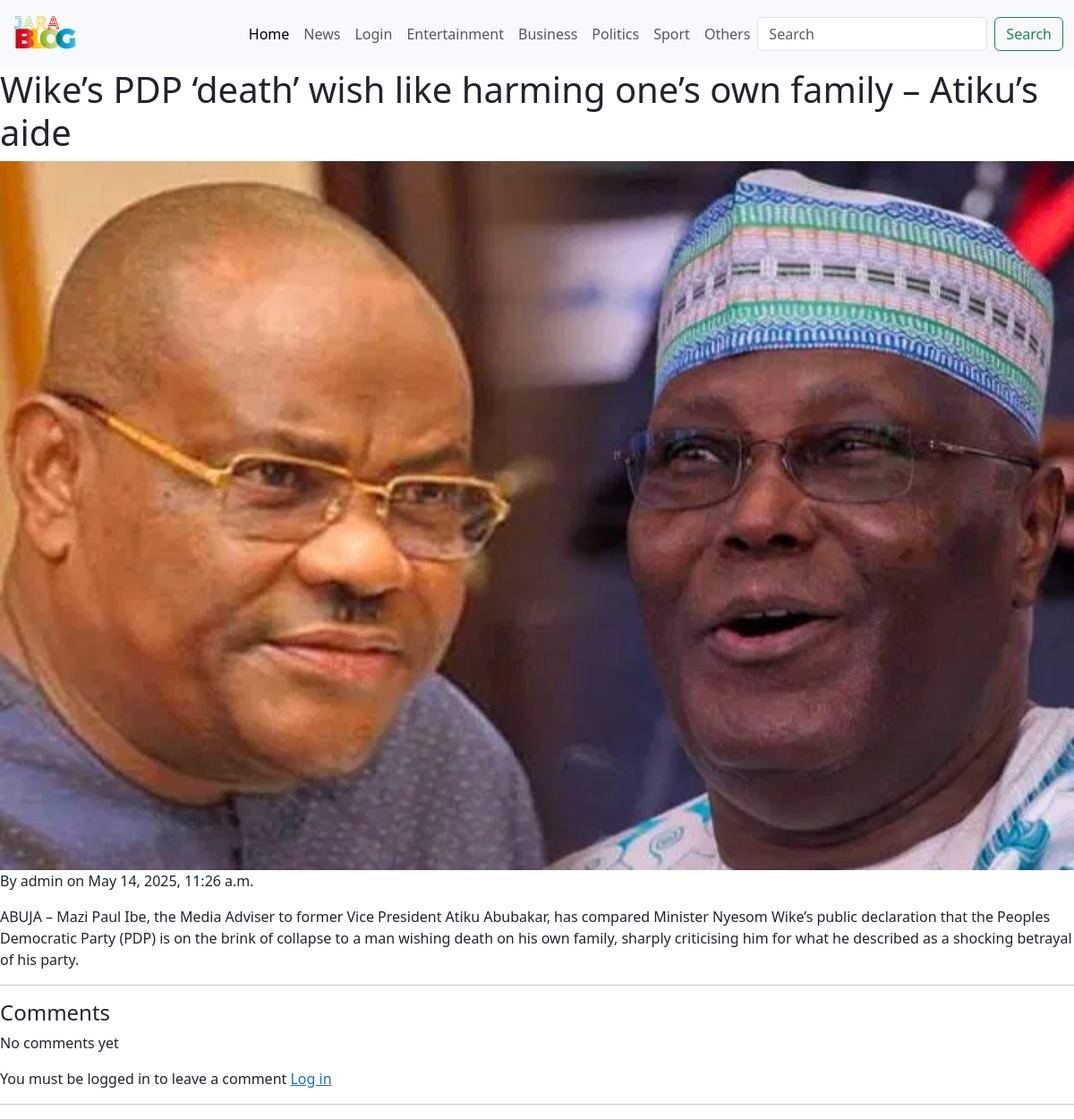
Page /post/wikes-pdp-death-wish-like-harming-ones-own-family-atikus-aide on the committed database.
### pages/models.py (models this page shows, shortened)
class Blog_Post(models.Model):
    options = (
        ('draft', 'Draft'),
        ('published', 'Published'),
    )
    image = models.ImageField(upload_to = 'img/', null=True, blank=True)
    title = models.CharField(max_length=100)
    body = RichTextField()
    category = models.ForeignKey(Category, on_delete=models.SET_NULL, null=True, blank=True)
    slug = models.SlugField(max_length=100, unique=True, blank=True)
    author = models.ForeignKey('auth.User', on_delete=models.CASCADE, related_name='comments')
    created_at = models.DateTimeField(auto_now_add=True)
    status = models.CharField(max_length=10, choices=options, default='draft')

### pages/views.py (the view)
# urls.py: path('post/<slug:slug>', views.post_detail, name='post_detail'),
def post_detail(request, slug):
    post = get_object_or_404(Blog_Post, slug=slug)
    comment = post.comments.all().order_by('-created_at')
    if request.method == 'POST':
        form = CommentForm(request.POST)
    else:
        form = CommentForm()
        return render(request, 'post_detail.html',
                      {'post': post,
                       'comment': comment,
                       'form': form})

### pages/forms.py
class CommentForm(forms.ModelForm):
    class Meta:
        model = Comment
        fields = ['body']
        widgets = {
                'body': forms.Textarea(attrs={'rows': 3,
                        'placeholder': ' Write your comment here...',
                        'class': 'form-control',
                                              })
        }

### pages/templates/post_detail.html (shortened to what this page needs)
{% extends "base.html" %}
{% load static %}
{% block content %}
<h1>{{post.title}}</h1>
{% if post.image %}
         <img src="{{post.image.url}}" style="width: 100%; height: auto; object-fit: cover">
         {% endif %}
         <p>By {{post.author}} on {{ post.created_at}}</p>
          <p>{{post.body|linebreaks }}</p>
     <hr>
     <h4>Comments</h4>
     {%  for comment in comments  %}
     <p><strong>{{comment.author}}</strong> on {{comment.created_at}}</p>
     <p>{{comment.body}}</p>
  {% empty %}
  <p>No comments yet</p>
     {% endfor %}
     {% if user.is_authenticated %}
     <h3>Leave a comment</h3>
        <from method='post'>
          {% csrf_token %}
            {{ form.as_p}}
            <button type='submit' class='btn btn-primary mt-2'>Submit</button>
        </form>
     {% else %}
     <p> You must be logged in to leave a comment <a href="{% url 'login' %}?next={{ request.path }}" target='_blank' rel='noopener noreferrer'>Log in </a></p>
        {% endif %}
       <hr>
{% endblock %}

### rows in the picture
Blog_Post: title "Wike’s PDP ‘death’ wish like harming one’s own family – Atiku’s aide", image (picture), author "admin", created_at "May 14, 2025, 11:26 a.m.", body "ABUJA – Mazi Paul Ibe, the Media Adviser to former Vice President Atiku Abubakar, has compared Minister Nyesom Wike’s public declaration that the Peoples Democratic Party (PDP) is on the brink of collapse to a man wishing death on his own family, sharply criticising him for what he described as a shocking betrayal of his party."
